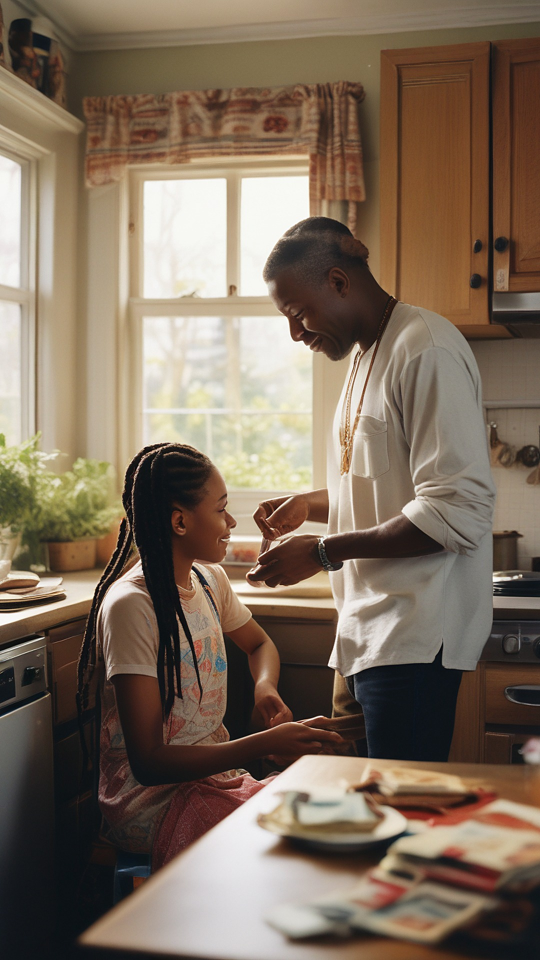
#> input picture edits/dad-interest/v5/assets/photo_dad_allowance.jpg, 1080 x 1920 px, given in place of still_0.30.png, which was not available (shown at 1/2 size)
$ python board.py ../../dad-interest/v5/assets ../../dad-interest/v5/assets/card_allow.jpg
#> lines starting #> are read from the running program, lines starting #| are printed output that depends on the picture
"""Tile approval stills into a labelled board: python3 board.py <stillsDir> <out.jpg>"""
import sys
from PIL import Image, ImageDraw, ImageFont
d, out = sys.argv[1], sys.argv[2]
F = 'fonts/Geist-Variable.woff2'
import os
S = [  # t, beat, words, what happens
 (0.30,'A-roll','"Most developers…"','Close-up zooms out; caption lockup'),
 (1.30,'Frosted UI','"…send PDF…"','Dark stage, soft purple light; the PDF card slides up'),
 (1.70,'Typing','"…PDF brochures"','A giant frosted message bar; the text types in'),
 (2.05,'Cursor clicks Send','"…brochures"','Cursor glides in and clicks; Send turns purple'),
 (2.28,'Whip','"to every…"','The message whips up and away with motion blur'),
 (2.70,'Full screen · delivered','"…every inquiry."','Flash to a light world; frosted pills get the PDF'),
 (3.25,'Phone whips in','"The buyer…"','Dark-mode iPhone whips in from the side'),
 (3.90,'Brochure + sticker','"…opens it,"','The page comes forward; STATIC PDF slaps on'),
 (4.80,'The question','"…has a question,"','Rahul\'s reply in frosted glass'),
 (5.30,'Offline','"…and there\'s…"','Question moves up; Skyline Sales: offline'),
 (5.75,'The wait','"…nobody…"','A huge thin timer counts the wait; UNANSWERED tag'),
 (6.40,'Cold','"…to answer."','Timer greys out at 1h 50m; the purple light drains'),
]
tw, th, pad, lab = 360, 640, 18, 140
cols = 6; rows = 2 if len(S) > 6 else 1
B = Image.new('RGB', (cols*(tw+pad)+pad, 110+rows*(th+lab+pad)+pad), '#FBFBFA'); g = ImageDraw.Draw(B)
def font(sz, w=500):
    f = ImageFont.truetype(F, sz)
    try: f.set_variation_by_axes([w])
    except Exception: pass
    return f
g.text((pad, 28), 'Livesites · Scene 1 v6.1 · R10 design language · new premium ending', font=font(40, 600), fill='#1D1D1F')
for i, (t, b, w, what) in enumerate(S):
    x = pad + (i % cols)*(tw+pad); y = 110 + (i//cols)*(th+lab+pad)
    im = Image.open(f'{d}/still_{t:.2f}.png').convert('RGB').resize((tw, th), Image.LANCZOS); B.paste(im, (x, y))
#> after `im = Image.open(f'{d}/still_{t:.2f}.png').convert('RGB').resize((tw, t`:
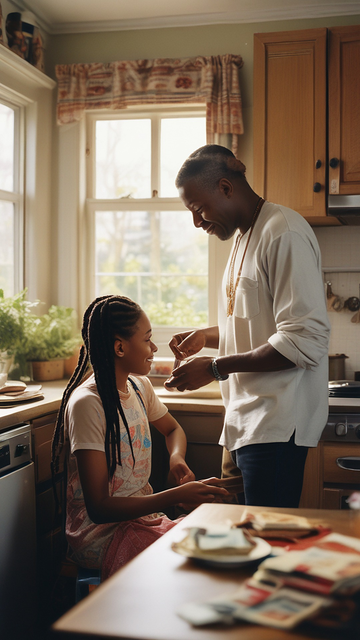
#> im: PIL image 360x640 RGB; mean R, G, B 125.6, 108.7, 92.2
#> after `B.paste(im, (x, y))`:
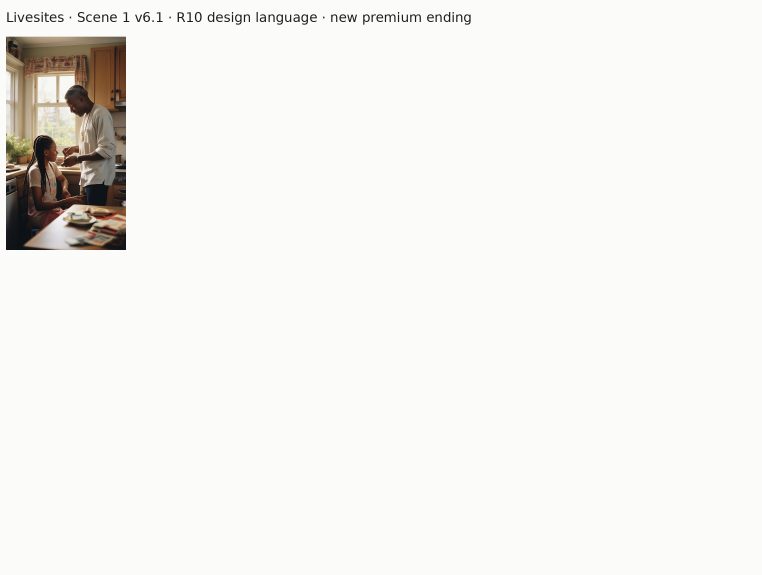
#> B: PIL image 2286x1724 RGB (shown at 1/3 size); mean R, G, B 243.1, 242.1, 240.2
    g.text((x, y+th+10), f'{i+1}. {b}  ·  {t:.2f}s', font=font(20, 600), fill='#1D1D1F')
    g.text((x, y+th+40), w, font=font(19, 450), fill='#55545A')
    import textwrap
    for j, ln in enumerate(textwrap.wrap(what, 34)[:2]): g.text((x, y+th+68+j*24), ln, font=font(18, 450), fill='#8A8890')
#> pass 2 of the loop `for i, (t, b, w, what) in enumerate(S):`:
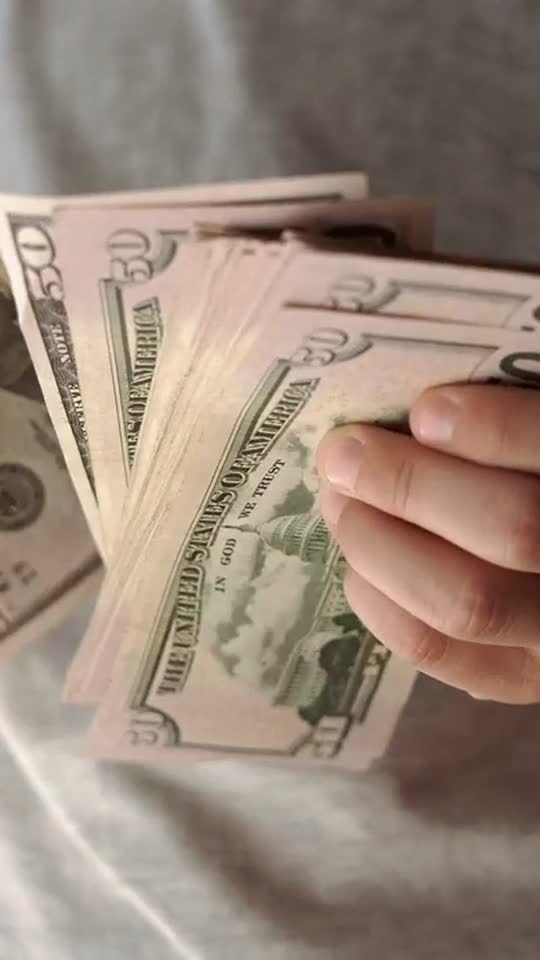
#> input picture edits/dad-interest/v5/assets/card_allow.jpg, 540 x 960 px, given in place of still_1.30.png, which was not available
#> `B.paste(im, (x, y))`:
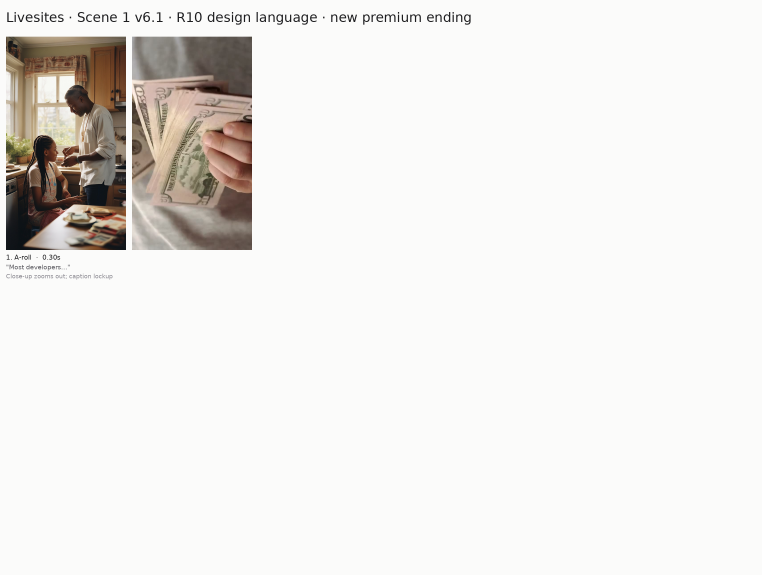
#> B: PIL image 2286x1724 RGB (shown at 1/3 size); mean R, G, B 237.3, 235.3, 232.6
#> (the run stopped early here; a loop or call above may not have finished)
